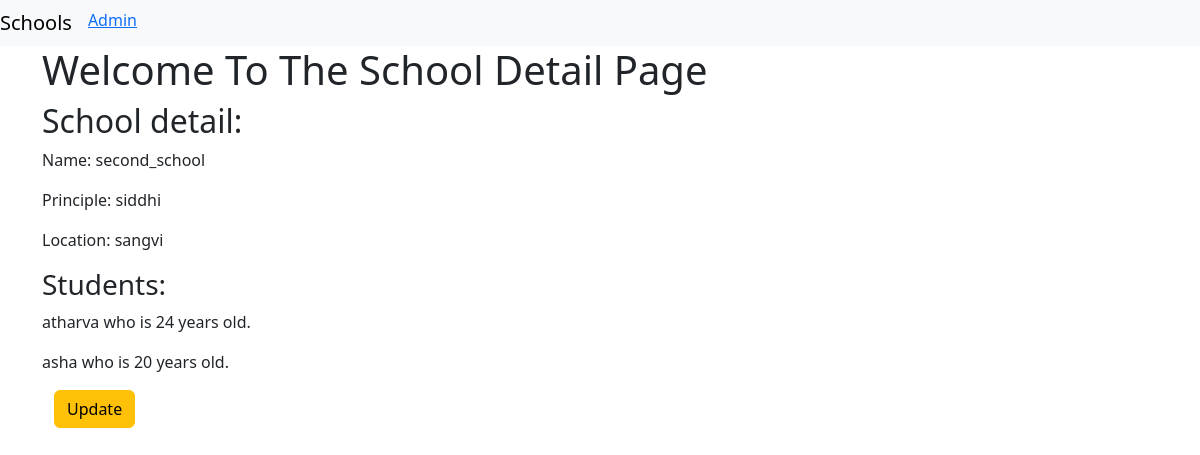
The page /basic_app/2 on the database its author committed.
### basic_app/models.py (models this page shows, shortened)
class School(models.Model):
          name = models.CharField(max_length = 256)
          principle = models.CharField(max_length= 256)
          location = models.CharField(max_length= 256)

class Student(models.Model):
          name = models.CharField(max_length= 256)
          age = models.PositiveBigIntegerField()
          school = models.ForeignKey(School,related_name='students', on_delete=models.CASCADE)

### basic_app/views.py (the view)
class SchoolDetailView(DetailView):
        context_object_name = 'school_detail'
        model = models.School
        template_name = 'basic_app/school_detail.html'

### basic_app/templates/basic_app/school_detail.html
{%extends 'basic_app/basic_app_base.html'%}
{%block body_block%}
<div class="jumbotron">
          <h1>Welcome To The School Detail Page</h1>
          <h2> School detail:</h2>
          <p>Name: {{school_detail.name}}</p>
          <p>Principle: {{school_detail.principle}}</p>
          <p>Location: {{school_detail.location}}</p>
          <h3> Students:</h3>
          {%for student in school_detail.students.all%}
          <p>{{student.name}} who is {{student.age}} years old.</p>
          {%endfor%}
</div>
<div class="container">
<p><a class="btn btn-warning" href="{% url 'basic_app:update' pk=school_detail.pk %}">Update</a></p>
</div>
{%endblock%}

### rows shown on the page
School: name "second_school", principle "siddhi", location "sangvi"
Student: name "atharva", age "24"
Student: name "asha", age "20"
